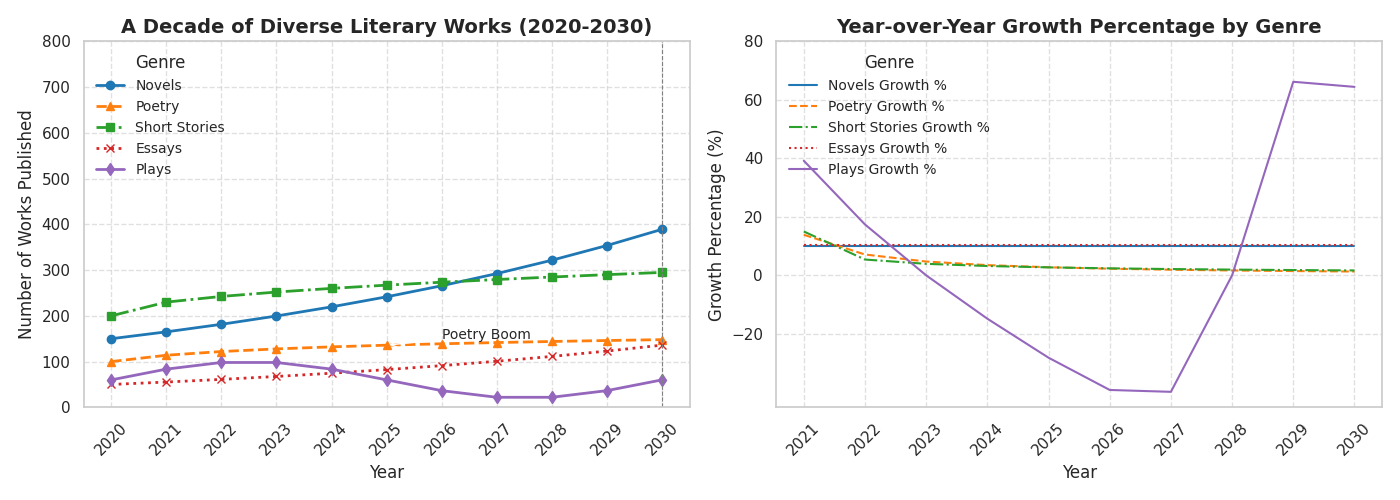

This figure's Python source:
import matplotlib.pyplot as plt
import numpy as np

# Define the years from 2020 to 2030
years = np.arange(2020, 2031)

# Number of works published in each genre from 2020 to 2030
novels_published = 150 * (1.1 ** np.arange(len(years)))
poetry_published = 100 + 20 * np.log1p(np.arange(len(years)))
short_stories_published = 200 + 30 * np.sqrt(np.arange(len(years)))
essays_published = 50 * np.exp(0.1 * np.arange(len(years)))
plays_published = 60 + 40 * np.sin(np.linspace(0, 2 * np.pi, len(years)))

# Create a 1x2 grid for the subplots
fig, axs = plt.subplots(1, 2, figsize=(14, 5))

# Main plot showing publications over time
axs[0].plot(years, novels_published, label='Novels', color='#1f77b4', marker='o', linewidth=2, linestyle='-')
axs[0].plot(years, poetry_published, label='Poetry', color='#ff7f0e', marker='^', linewidth=2, linestyle='--')
axs[0].plot(years, short_stories_published, label='Short Stories', color='#2ca02c', marker='s', linewidth=2, linestyle='-.')
axs[0].plot(years, essays_published, label='Essays', color='#d62728', marker='x', linewidth=2, linestyle=':')
axs[0].plot(years, plays_published, label='Plays', color='#9467bd', marker='d', linewidth=2, linestyle='-')

# Titles and labels
axs[0].set_title('A Decade of Diverse Literary Works (2020-2030)', fontsize=14, fontweight='bold')
axs[0].set_xlabel('Year', fontsize=12)
axs[0].set_ylabel('Number of Works Published', fontsize=12)

# Legend and grid
axs[0].legend(loc='upper left', title='Genre', fontsize=10, frameon=False)
axs[0].grid(True, linestyle='--', alpha=0.6)

# Customize ticks
axs[0].set_xticks(years)
axs[0].set_xticklabels(years, rotation=45)
axs[0].set_yticks(np.arange(0, 801, 100))

# Highlight a significant trend
axs[0].axvline(x=2030, color='gray', linestyle='--', linewidth=0.8, label='Peak Year')

# Annotate notable events
axs[0].annotate('Poetry Boom', xy=(2025, poetry_published[5]), xytext=(2026, 150),
                arrowprops=dict(facecolor='black', arrowstyle='->'), fontsize=10)

# Secondary plot for relative growth percentages
growth_novels = np.diff(novels_published) / novels_published[:-1] * 100
growth_poetry = np.diff(poetry_published) / poetry_published[:-1] * 100
growth_short_stories = np.diff(short_stories_published) / short_stories_published[:-1] * 100
growth_essays = np.diff(essays_published) / essays_published[:-1] * 100
growth_plays = np.diff(plays_published) / plays_published[:-1] * 100

growth_years = years[1:]

axs[1].plot(growth_years, growth_novels, label='Novels Growth %', color='#1f77b4', linestyle='-')
axs[1].plot(growth_years, growth_poetry, label='Poetry Growth %', color='#ff7f0e', linestyle='--')
axs[1].plot(growth_years, growth_short_stories, label='Short Stories Growth %', color='#2ca02c', linestyle='-.')
axs[1].plot(growth_years, growth_essays, label='Essays Growth %', color='#d62728', linestyle=':')
axs[1].plot(growth_years, growth_plays, label='Plays Growth %', color='#9467bd', linestyle='-')

# Titles and labels for the secondary plot
axs[1].set_title('Year-over-Year Growth Percentage by Genre', fontsize=14, fontweight='bold')
axs[1].set_xlabel('Year', fontsize=12)
axs[1].set_ylabel('Growth Percentage (%)', fontsize=12)

# Legend and grid for the secondary plot
axs[1].legend(loc='upper left', title='Genre', fontsize=10, frameon=False)
axs[1].grid(True, linestyle='--', alpha=0.6)

# Customize ticks for the secondary plot
axs[1].set_xticks(growth_years)
axs[1].set_xticklabels(growth_years, rotation=45)
axs[1].set_yticks(np.arange(-20, 81, 20))

# Adjust layout for clarity and prevent overlap
plt.tight_layout()

# Show the plots
plt.show()
